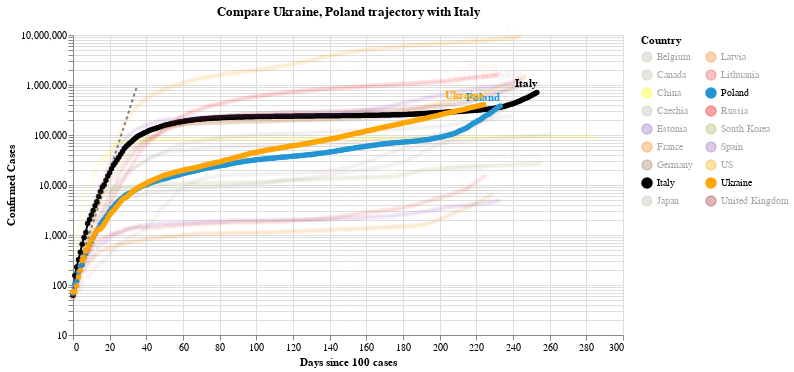

Notebook source saved alongside this figure:
### Code cell
#hide_input
chart2 = make_since_chart(dff2, ['Ukraine', 'Poland'], baseline_countries)
chart2

### Figure 1 — Vega-Lite specification as saved in the notebook (floating-point values rounded to 4 significant figures; data arrays with more than 128 entries replaced by an {"elided": "..."} marker saying what was removed)
{"config": {"view": {"continuousWidth": 400, "continuousHeight": 300}}, "layer": [{"data": {"name": "data-628230001892d6798b50651be41d1b3e"}, "mark": {"type": "line", "color": "black", "opacity": 0.5, "strokeDash": [3, 3]}, "encoding": {"x": {"type": "quantitative", "field": "Days since 100 cases"}, "y": {"type": "quantitative", "field": "Confirmed Cases"}}}, {"data": {"name": "data-eef60fdc18fe26aac3e0434d95d3a021"}, "mark": {"type": "line", "point": true}, "encoding": {"color": {"type": "nominal", "field": "Country", "legend": {"columns": 2}, "scale": {"domain": ["Belgium", "Canada", "China", "Czechia", "Estonia", "France", "Germany", "Italy", "Japan", "Latvia", "Lithuania", "Poland", "Russia", "South Korea", "Spain", "US", "Ukraine", "United Kingdom"], "range": ["#C1B7AD", "#C1B7AD", "yellow", "#C1B7AD", "#9467bd", "#F58518", "#9D755D", "black", "#C1B7AD", "#F58518", "#E45756", "#2495D3", "red", "#A1BA59", "#9467bd", "orange", "orange", "brown"]}}, "opacity": {"condition": {"value": 1, "selection": "selector003"}, "value": 0.05}, "tooltip": [{"type": "nominal", "field": "Country"}, {"type": "temporal", "field": "Date"}, {"type": "quantitative", "field": "Confirmed Cases"}, {"type": "quantitative", "field": "Days since 100 cases"}], "x": {"type": "quantitative", "field": "Days since 100 cases"}, "y": {"type": "quantitative", "field": "Confirmed Cases", "scale": {"type": "log"}}}, "selection": {"selector003": {"type": "multi", "fields": ["Country"], "bind": "legend", "init": [{"Country": "Ukraine"}, {"Country": "Poland"}, {"Country": "Italy"}]}}, "width": 550}, {"data": {"name": "data-eef60fdc18fe26aac3e0434d95d3a021"}, "mark": {"type": "text", "align": "right", "dy": -8, "fontWeight": "bold"}, "encoding": {"color": {"type": "nominal", "field": "Country", "legend": {"columns": 2}, "scale": {"domain": ["Belgium", "Canada", "China", "Czechia", "Estonia", "France", "Germany", "Italy", "Japan", "Latvia", "Lithuania", "Poland", "Russia", "South Korea", "Spain", "US", "Ukraine", "United Kingdom"], "range": ["#C1B7AD", "#C1B7AD", "yellow", "#C1B7AD", "#9467bd", "#F58518", "#9D755D", "black", "#C1B7AD", "#F58518", "#E45756", "#2495D3", "red", "#A1BA59", "#9467bd", "orange", "orange", "brown"]}}, "opacity": {"condition": {"value": 1, "selection": "selector003"}, "value": 0.05}, "text": {"type": "nominal", "field": "Country"}, "tooltip": [{"type": "nominal", "field": "Country"}, {"type": "temporal", "field": "Date"}, {"type": "quantitative", "field": "Confirmed Cases"}, {"type": "quantitative", "field": "Days since 100 cases"}], "x": {"type": "quantitative", "field": "Days since 100 cases"}, "y": {"type": "quantitative", "field": "Confirmed Cases", "scale": {"type": "log"}}}, "transform": [{"filter": "(datum['Date'] >= 1604188800000)"}], "width": 550}], "title": "Compare Ukraine, Poland trajectory with Italy", "$schema": "https://vega.github.io/schema/vega-lite/v4.8.1.json", "datasets": {"data-628230001892d6798b50651be41d1b3e": [{"Days since 100 cases": 0, "Confirmed Cases": 100.0}, {"Days since 100 cases": 1, "Confirmed Cases": 130.0}, {"Days since 100 cases": 2, "Confirmed Cases": 169.0}, {"Days since 100 cases": 3, "Confirmed Cases": 219.7}, {"Days since 100 cases": 4, "Confirmed Cases": 285.6}, {"Days since 100 cases": 5, "Confirmed Cases": 371.3}, {"Days since 100 cases": 6, "Confirmed Cases": 482.7}, {"Days since 100 cases": 7, "Confirmed Cases": 627.5}, {"Days since 100 cases": 8, "Confirmed Cases": 815.7}, {"Days since 100 cases": 9, "Confirmed Cases": 1060.0}, {"Days since 100 cases": 10, "Confirmed Cases": 1379.0}, {"Days since 100 cases": 11, "Confirmed Cases": 1792.0}, {"Days since 100 cases": 12, "Confirmed Cases": 2330.0}, {"Days since 100 cases": 13, "Confirmed Cases": 3029.0}, {"Days since 100 cases": 14, "Confirmed Cases": 3937.0}, {"Days since 100 cases": 15, "Confirmed Cases": 5119.0}, {"Days since 100 cases": 16, "Confirmed Cases": 6654.0}, {"Days since 100 cases": 17, "Confirmed Cases": 8650.0}, {"Days since 100 cases": 18, "Confirmed Cases": 11250.0}, {"Days since 100 cases": 19, "Confirmed Cases": 14620.0}, {"Days since 100 cases": 20, "Confirmed Cases": 19000.0}, {"Days since 100 cases": 21, "Confirmed Cases": 24710.0}, {"Days since 100 cases": 22, "Confirmed Cases": 32120.0}, {"Days since 100 cases": 23, "Confirmed Cases": 41750.0}, {"Days since 100 cases": 24, "Confirmed Cases": 54280.0}, {"Days since 100 cases": 25, "Confirmed Cases": 70560.0}, {"Days since 100 cases": 26, "Confirmed Cases": 91730.0}, {"Days since 100 cases": 27, "Confirmed Cases": 119300.0}, {"Days since 100 cases": 28, "Confirmed Cases": 155000.0}, {"Days since 100 cases": 29, "Confirmed Cases": 201500.0}, {"Days since 100 cases": 30, "Confirmed Cases": 262000.0}, {"Days since 100 cases": 31, "Confirmed Cases": 340600.0}, {"Days since 100 cases": 32, "Confirmed Cases": 442800.0}, {"Days since 100 cases": 33, "Confirmed Cases": 575600.0}, {"Days since 100 cases": 34, "Confirmed Cases": 748300.0}, {"Days since 100 cases": 35, "Confirmed Cases": 972800.0}], "data-eef60fdc18fe26aac3e0434d95d3a021": {"elided": "4389 records"}}}
